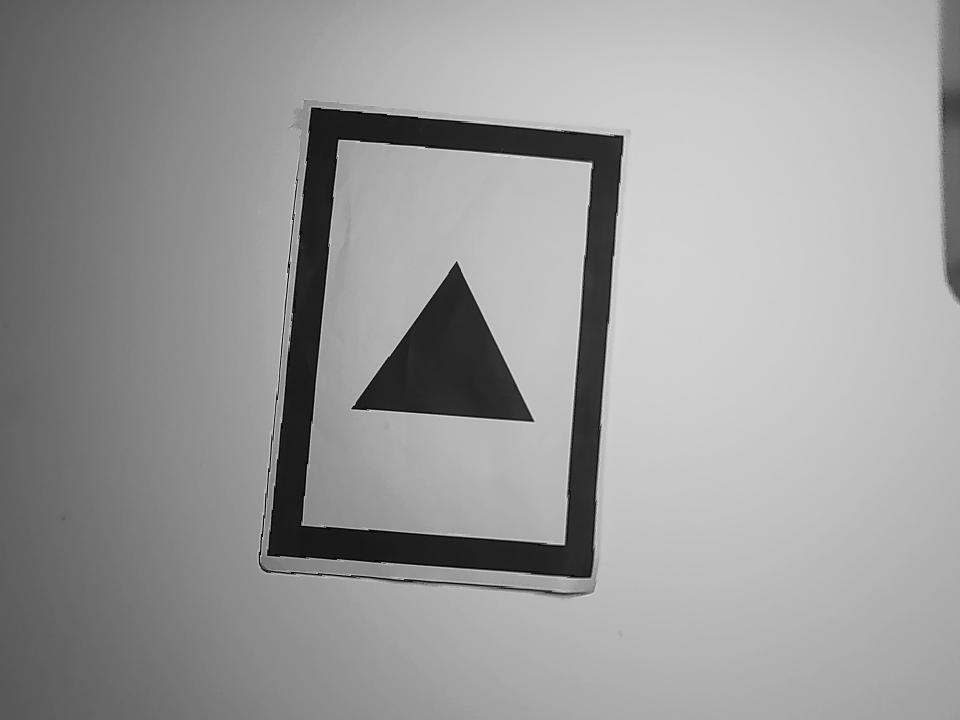
#> input picture picture/3_26_1.png, 960 x 720 px, found by its file name
$ python rectangle_v1.py
#> lines starting #> are read from the running program, lines starting #| are printed output that depends on the picture; after the words box and inside, x2 and y2 are one past the last pixel; in counts of white or black regions, pixels touching at a corner belong together
### code/tools.py
import cv2
import numpy as np

def get_conTours(image_path):

    """
    input param:文件路径
    output param:过滤后的轮廓列表,原图像的灰度图
    """
#> called with image_path = 'picture/3_26_1.png'
    # 1. 加载图片

    img = cv2.imread(image_path)
#> img is the input picture: shape (720, 960, 3); min 0, max 226, mean 154
    if img is None:
        print("错误：无法加载图片")
        return None
    print(f"图片读取成功！大小：{img.shape[0]} x {img.shape[1]}")
#| 图片读取成功！大小：720 x 960

    # 2. 预处理：灰度化 -> 高斯滤波 -> 边缘检测
    gray = cv2.cvtColor(img, cv2.COLOR_BGR2GRAY)

    gray[gray < 80] = 0
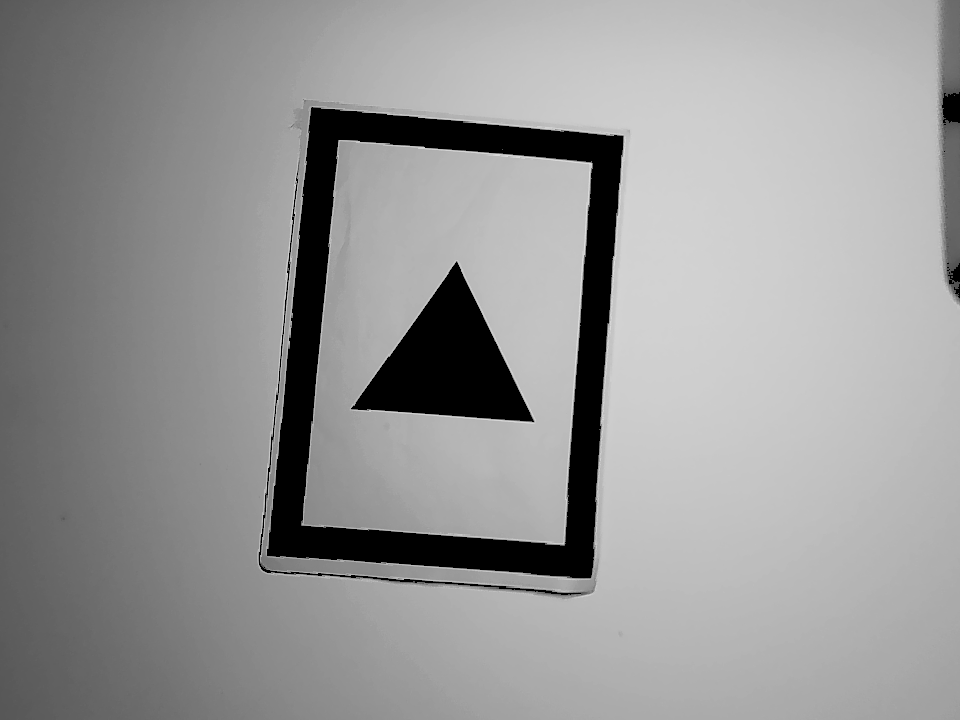
#> gray: shape (720, 960); min 0, max 226, mean 151
    gray[gray >= 80] = 255#二值化，主要去除阴影
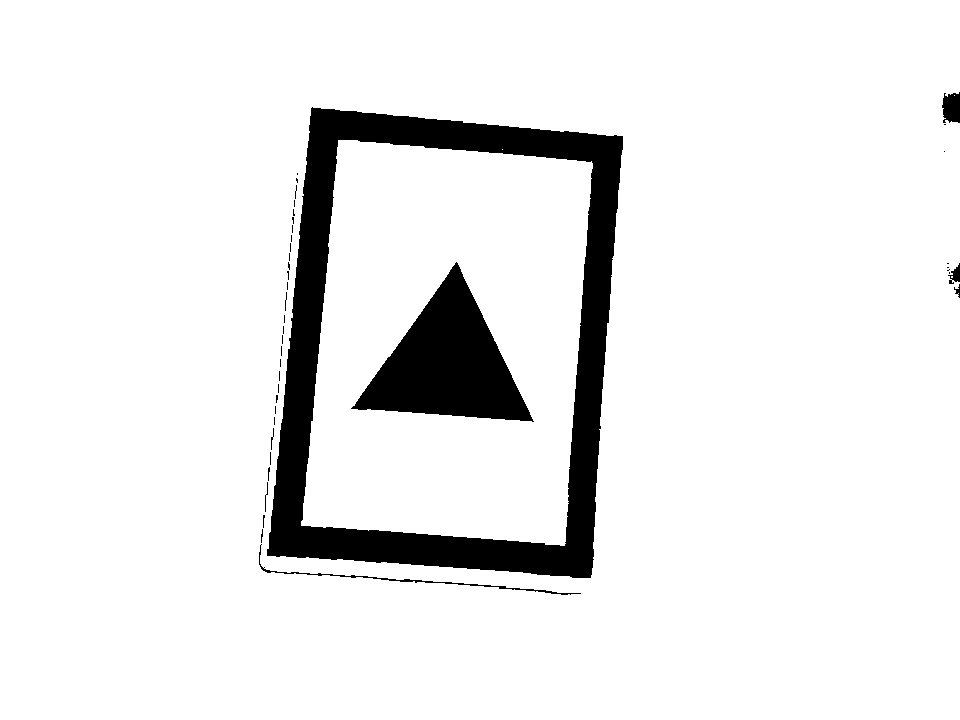
#> gray: shape (720, 960); 91.8% white; 42 black regions (34 under 20 px), largest, box (x1, y1, x2, y2) and area: (267, 107, 623, 578) 41285, (351, 262, 534, 422) 13945, (259, 544, 581, 595) 549

    blurred = cv2.GaussianBlur(gray, (5, 5), 0)

    edged = cv2.Canny(blurred, 100, 150)
#> edged: shape (720, 960); 0.73% white in thin lines or dots, all inside (x1, y1, x2, y2) = (258, 92, 960, 596)
#> (the rest of the program and of its run is left out)
